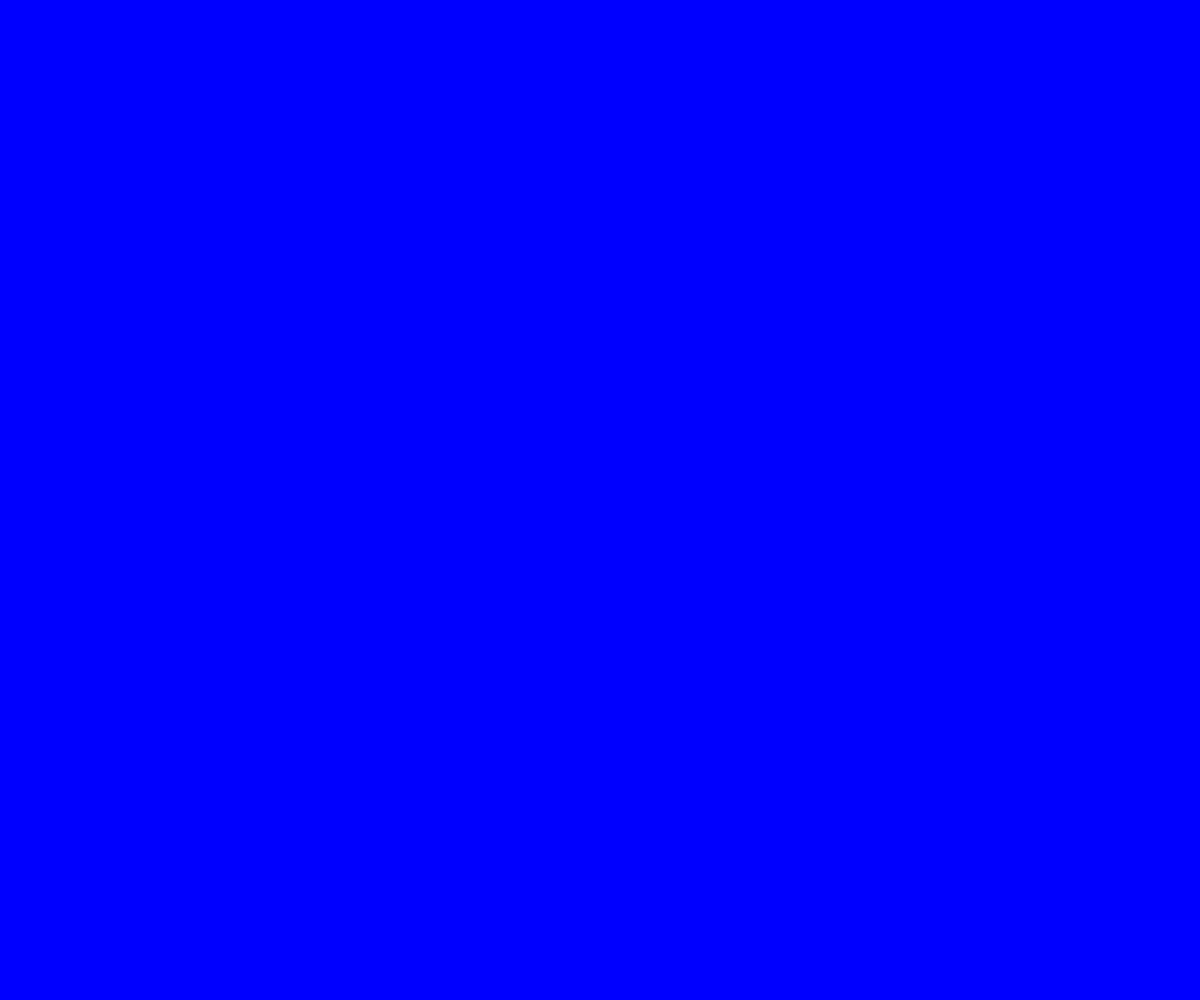
Frame 1 (no input)
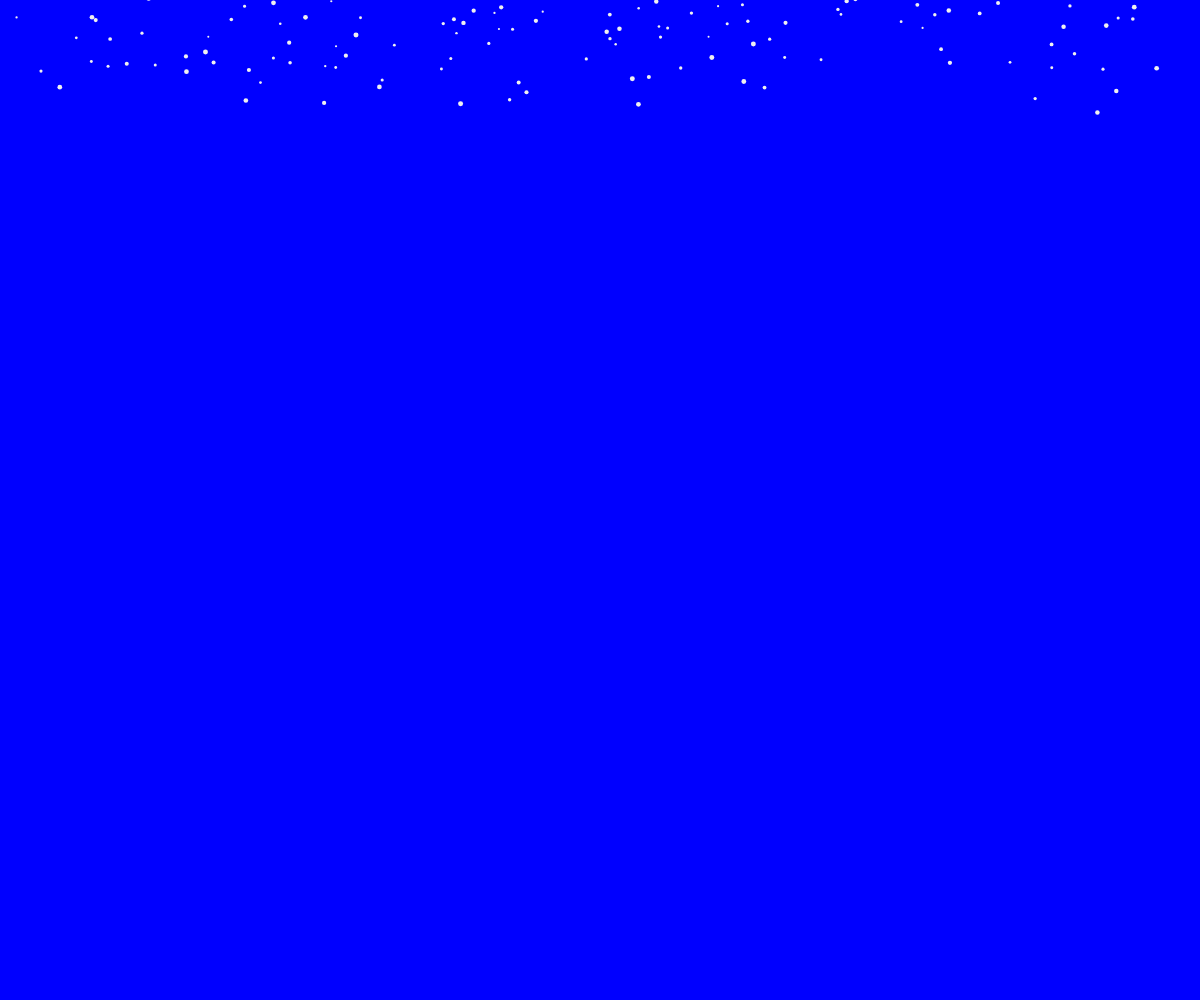
Frame 60 (no input)
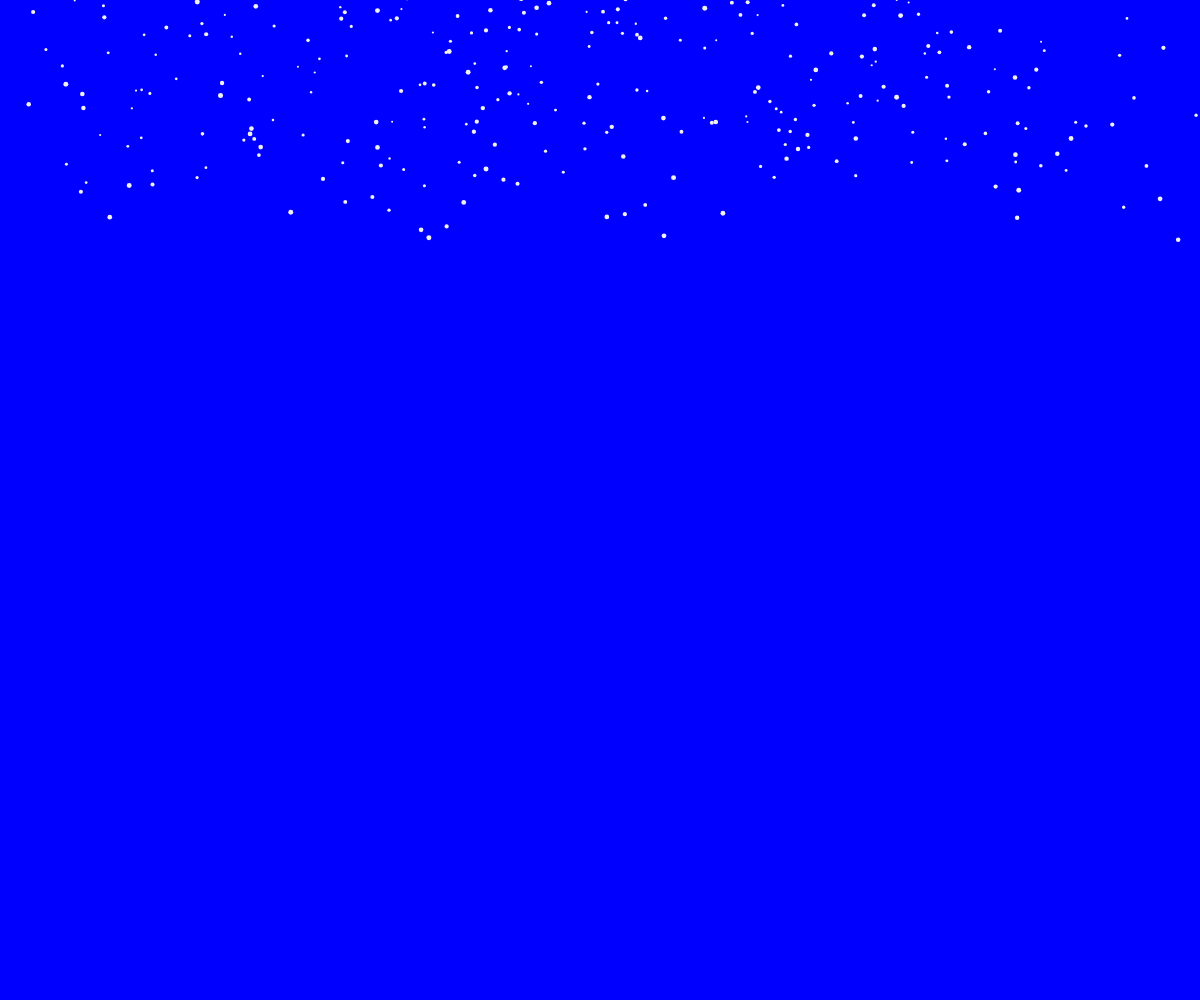
Frame 120 (the mouse pressed at the canvas centre since frame 60)

The p5.js sketch that drew these frames (run headless with seeded random() and noise() and a simulated clock; from frame 60 on, the mouse is pressed at the canvas centre):

// p5.js sketch
// ── sketch.js
let snowflakes = [];

function setup() {
  createCanvas(windowWidth, windowHeight);
  fill(240);
  noStroke();
}

function draw() {
  background('blue');
  let t = frameCount / 60;

  for (let i = 0; i < random(5); i++) {
    snowflakes.push(new snowflake());
  }

  for (let flake of snowflakes) {
    flake.update(t);
    flake.display();
  }
}

function snowflake() {
  this.posX = 0;
  this.posY = random(-50, 0);
  this.initialAngle = random(0, 2 * PI);
  this.size = random(2, 5);

  this.radius = sqrt(random(pow(width / 2, 2)));

  this.update = function (time) {
    let w = 0.6;
    let angle = w * time + this.initialAngle;
    this.posX = width / 2 + this.radius * sin(angle);

    this.posY += pow(this.size, 0.5); //diff size snowflakes fall at slightly diff y speeds

    //delete sf if it passes edge of screen
    if (this.posY > height) {
      let index = snowflakes.indexOf(this);
      snowflakes.splice(index, 1);
    }
  }

  this.display = function () {
    ellipse(this.posX, this.posY, this.size);
  };
}
